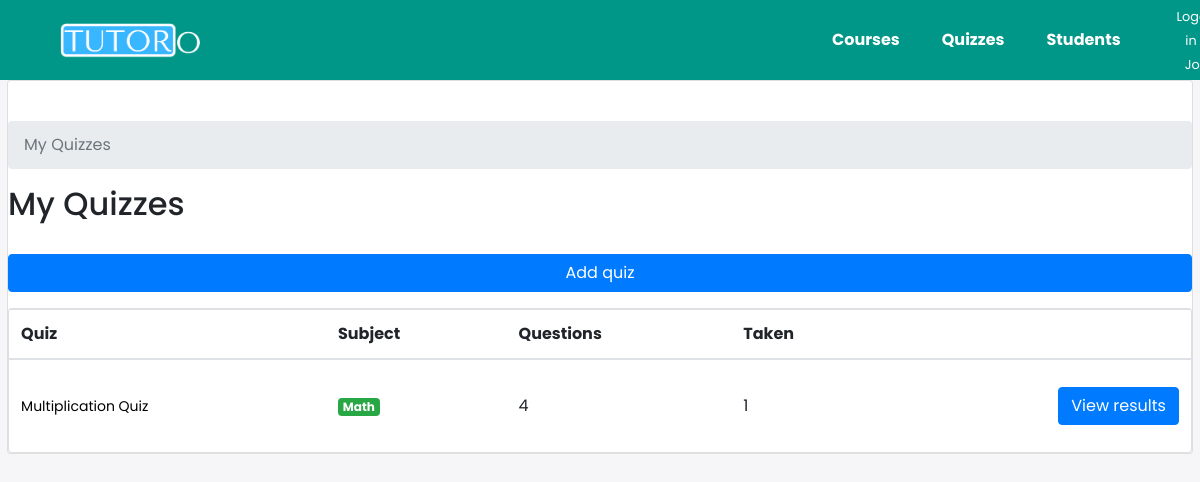
/tutor/ (signed in), run on an earlier commit of the app's database.
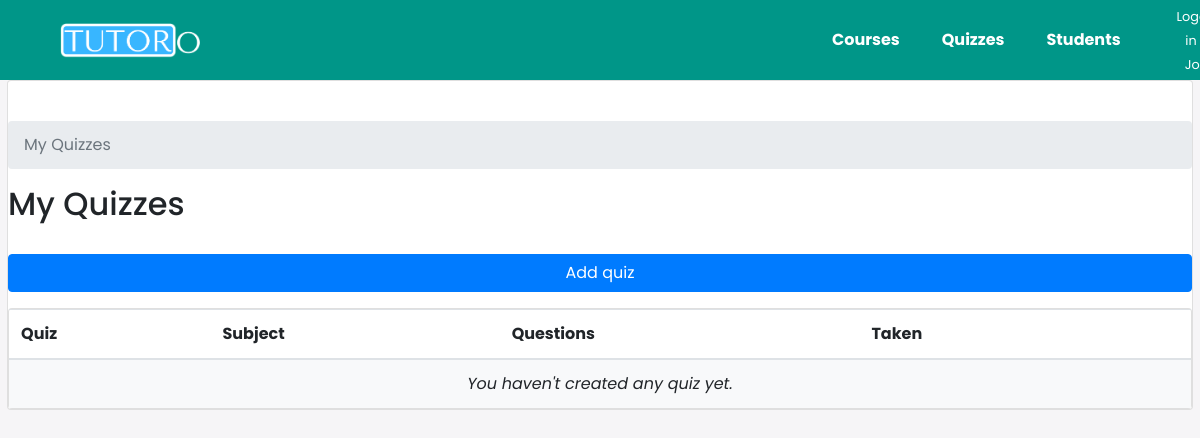
And on a later commit of the database.
### quiz/models.py (models this page shows, shortened)
class User(AbstractUser):
    is_student = models.BooleanField(default=False)
    is_tutor = models.BooleanField(default=False)

class Quiz(models.Model):
    owner = models.ForeignKey(User, on_delete=models.CASCADE, related_name='quizzes')
    name = models.CharField(max_length=255)
    subject = models.ForeignKey(Subject, on_delete=models.CASCADE, related_name='quizzes')

class Subject(models.Model):
    name = models.CharField(max_length=30)
    color = models.CharField(max_length=7, default='#007bff')
    def get_html_badge(self):
        name = escape(self.name)
        color = escape(self.color)
        html = '<span class="badge badge-primary" style="background-color: %s">%s</span>' % (color, name)
        return mark_safe(html)

### quiz/views/tutor.py (the view)
# urls.py: path('', students.QuizListView.as_view(), name='quiz_list'),
@method_decorator([login_required, tutor_required], name='dispatch')
class QuizListView(ListView):
    model = Quiz
    ordering = ('name', )
    context_object_name = 'quizzes'
    template_name = 'quiz/tutors/quiz_change_list.html'
    def get_queryset(self):
        queryset = self.request.user.quizzes \
            .select_related('subject') \
            .annotate(questions_count=Count('questions', distinct=True)) \
            .annotate(taken_count=Count('taken_quizzes', distinct=True))
        return queryset

### quiz/templates/quiz/tutors/quiz_change_list.html
{% extends 'quiz/base.html' %}
{% block content %}
  <nav aria-label="breadcrumb">
    <ol class="breadcrumb">
      <li class="breadcrumb-item active" aria-current="page">My Quizzes</li>
    </ol>
  </nav>
  <h2 class="mb-3">My Quizzes</h2>
  <a href="{% url 'tutor:quiz_add' %}" class="btn btn-primary mb-3" role="button">Add quiz</a>
  <div class="card">
    <table class="table mb-0">
      <thead>
        <tr>
          <th>Quiz</th>
          <th>Subject</th>
          <th>Questions</th>
          <th>Taken</th>
          <th></th>
        </tr>
      </thead>
      <tbody>
        {% for quiz in quizzes %}
          <tr>
            <td class="align-middle"><a style='color: black; font-size: 14px' href="{% url 'tutor:quiz_change' quiz.pk %}">{{ quiz.name }}</a></td>
            <td class="align-middle">{{ quiz.subject.get_html_badge }}</td>
            <td class="align-middle">{{ quiz.questions_count }}</td>
            <td class="align-middle">{{ quiz.taken_count }}</td>
            <td class="text-right">
              <a href="{% url 'tutor:quiz_results' quiz.pk %}" class="btn btn-primary">View results</a>
            </td>
          </tr>
        {% empty %}
          <tr>
            <td class="bg-light text-center font-italic" colspan="5">You haven't created any quiz yet.</td>
          </tr>
        {% endfor %}
      </tbody>
    </table>
  </div>
{% endblock %}

### quiz/templates/quiz/base.html (shortened to what this page needs)
<!DOCTYPE html>
{% load static %}
<!DOCTYPE html>
<html lang="en" dir="ltr">
  <head>
    <link rel="stylesheet" href="https://maxcdn.bootstrapcdn.com/bootstrap/4.0.0/css/bootstrap.min.css">
    <link rel="stylesheet" href="{% static '/css/style.css'%}">
  </head>
  <body>
    {% if user.is_student == True %}
      <div class="navbar">
        <input id="nav-toggle" type="checkbox">
      	<a href="{% url 'studentdash:course_home' %}"><img src="../../../static/images/TutorO_Logo.png" class="home-logo"></a>
        <ul class="links">
          <li><a href="{% url 'studentdash:course_home' %}">Courses</a></li>
      		<li><a href="{% url 'students:quiz_list' %}">Quizzes</a></li>
          <li>
            <ul style="padding: 0 10px 0 30px; float: right">
              <li><a href="" style="cursor: default; padding: 0; margin: 0 0 0 0; text-align:center; "><small>Logged in as {{user.first_name}}</small></a></li>
              <li><a href="" style="cursor: default; margin:0 5px 0 0; padding: 0;"><small>|</small></a></li>
          		<li><a href="{% url 'logout' %}" style="padding: 0; margin: 0 0 0 0; text-align: center"><small>logout</small><i class="fa fa-sign-out" aria-hidden="true"></i></a></li>
            </ul>
          </li>
        </ul>
      	<label for="nav-toggle" class="icon-burger">
      		<div class="line"></div>
      		<div class="line"></div>
      		<div class="line"></div>
      	</label>
      </div>
    {% else %}
      <div class="navbar">
      	<a href="{% url 'tutordash:home' %}"><img src="../../../static/images/TutorO_Logo.png" class="home-logo"></a>
        <ul class="links">
          <li><a href="{% url 'tutordash:home' %}">Courses</a></li>
      		<li><a href="{% url 'tutor:quiz_change_list' %}">Quizzes</a></li>
          <li><a href="{% url 'tutordash:student_detail' %}">Students</a></li>
          <li>
            <ul style="padding: 0 10px 0 30px; float: right">
              <li><a href="" style="cursor: default; padding: 0; margin: 0 0 0 0; text-align:center; "><small>Logged in as {{user.first_name}}</small></a></li>
            </ul>
          </li>
      	</ul>
      </div>
    {% endif %}
  <div class="content-wrapper" style="margin-top:100px">
    <div class="card mb-3">
      <div class="card-body">
        </div>
      {% block content %}
      {% endblock %}
      </div>
    </div>
  </body>
</html>

### static/css/style.css (style rules this page uses)
body { background: #f6f5f7; display: flex; justify-content: center; align-items: center; flex-direction: column; font-family: 'Poppins', sans-serif; height: 100vh; margin: -20px 0 50px; }
.content-wrapper { width: 98.82vw; height: 100%; }
ul { decoration: none; list-style: none; font-size: 14px; display: flex; padding-top: 5px; padding-bottom: 5px; padding-left: 0; margin: 0; }
li { padding-right: 10px; }
a { color: #fff; text-decoration: none; font-size: 14px; margin: 15px 0; }
.navbar { position: fixed; z-index: 10; left: 0; right: 0; top: 0; font-family: 'Poppins', sans-serif; padding: 0 5%; height: 80px; background-color: #009688; }
.navbar .home-logo { float: left; width: auto; height: 35px; display: flex; align-items: center; font-size: 24px; }
.navbar .links { float: right; padding: 0; margin: 0; width: 30%; height: 100%; display: flex; justify-content: space-around; align-items: center; }
.navbar .links li { list-style: none; }
.navbar .links a { display: block; padding: 1em; font-size: 16px; font-weight: bold; color: #fff; text-decoration: none; }

What changed in the data, as far as the page shows it:
removed Quiz: name "Multiplication Quiz", subject.get_html_badge "Math", questions_count "4", taken_count "1"
Also different on the page:
text now shown: "You haven't created any quiz yet."
